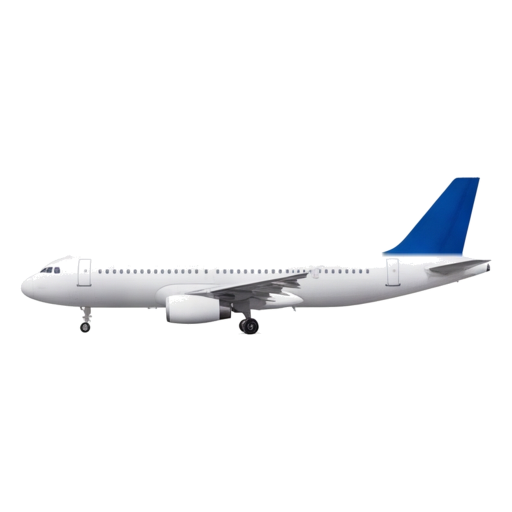
#> input picture apresentador/estimulos/imagens/aviao.png, 1024 x 1024 px (shown at 1/2 size)
$ python -i finalizar_fotos.py   (imports and definitions only)
#> lines starting #> are read from the running program, lines starting #| are printed output that depends on the picture; after the words box and inside, x2 and y2 are one past the last pixel; in counts of white or black regions, pixels touching at a corner belong together
#> further down, picture is the input picture: PIL image 1024x1024 RGB; mean R, G, B 246.2, 247, 248.4
#!/usr/bin/env python3
# -*- coding: utf-8 -*-
"""
Transforma as fotos escolhidas em estímulos comparáveis.

Foto crua não serve como estímulo: cada uma vem com enquadramento, tamanho de
objeto e fundo diferentes, e o paradigma exige que alvo e distrator tenham
saliência parecida — senão a criança olha para a mais chamativa em vez da
nomeada, e isso vira acurácia sem compreensão.

O tratamento é o mesmo aplicado às ilustrações: limpar o fundo para branco,
recortar no objeto e reescalar até que todas ocupem a mesma área de tinta.

Uso:
    python finalizar_fotos.py
    python finalizar_fotos.py --escolhas gato=3 bola=4 ...
"""
from __future__ import annotations
import argparse, json, os
import numpy as np
from PIL import Image, ImageDraw

AQUI = os.path.dirname(os.path.abspath(__file__))
CAND = os.path.join(AQUI, "estimulos", "candidatas")
SAIDA = os.path.join(AQUI, "estimulos", "imagens")

# Escolhas feitas por inspeção visual do painel de candidatas. A pontuação
# automática mede fundo liso, não o que está na foto — ela chegou a eleger uma
# molécula 3D como "bola" e moscas-do-cavalo como "pato". A conferência humana
# não é opcional.
ESCOLHAS = {
    "gato": 3, "bola": 4, "cachorro": 5, "sapato": 1,
    "banana": 3, "livro": 1, "pato": 5, "maca": 2,
}

# Pareamento refeito depois de medir as fotos. O anterior juntava banana (muito
# saturada) com livro (sépia, apagado) — diferença de 0,41 em saturação, e a
# figura mais chamativa puxa o olhar independentemente da palavra. Este
# pareamento mantém todos os pares abaixo de 0,15 e preserva os contrastes que
# o protocolo exige: categorias semânticas diferentes e consoantes iniciais
# distintas em ponto e modo de articulação (g/b, b/s, k/l, p/m).
PARES = [("gato", "banana"), ("bola", "sapato"),
         ("cachorro", "livro"), ("pato", "maca")]

TAM = 512
ALVO_TINTA = 0.20
BRANCO = (255, 255, 255)
TOL_FUNDO = 60          # tolerância do preenchimento a partir das bordas


# [24 lines left out: function limpa_fundo, not called in this run]


def mascara_tinta(img: Image.Image) -> np.ndarray:
    a = np.asarray(img.convert("RGB")).astype(np.int16)
    return ~np.all(a > 244, axis=2)
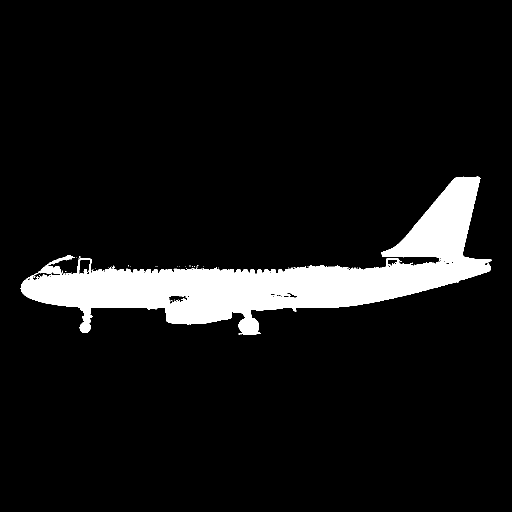
#> returned value: shape (1024, 1024) bool (shown at 1/2 size); 8.3% white; 43 white regions (42 under 20 px), largest, box (x1, y1, x2, y2) and area: (41, 353, 983, 670) 87053


# [9 lines left out: function metricas, not called in this run]


def normaliza(img: Image.Image) -> Image.Image:
    m = mascara_tinta(img)
    if not m.any():
        return Image.new("RGB", (TAM, TAM), BRANCO)
    ys, xs = np.where(m)
    caixa = (int(xs.min()), int(ys.min()), int(xs.max()) + 1, int(ys.max()) + 1)
#> caixa = (41, 353, 983, 670)
    obj = img.crop(caixa)
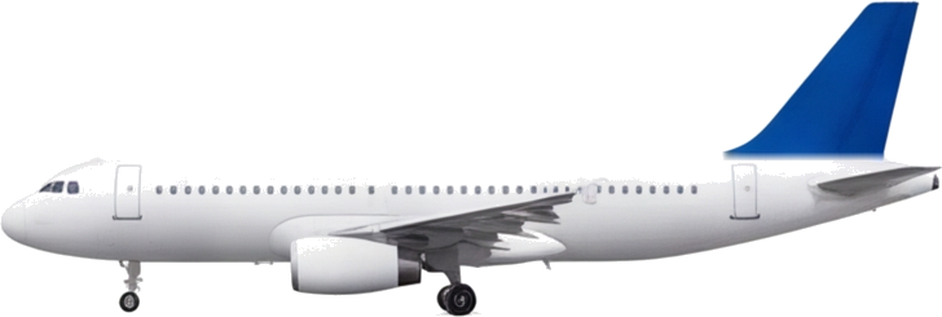
#> obj: PIL image 942x317 RGB; mean R, G, B 224, 226.9, 231.7

    # escala para atingir a área de tinta alvo, com teto de extensão para que
    # um objeto alongado não seja esticado até as bordas só para bater a área
    frac = mascara_tinta(obj).sum() / (TAM * TAM)
#> in mascara_tinta (call 2), `return ~np.all(a > 244, axis=2)`:
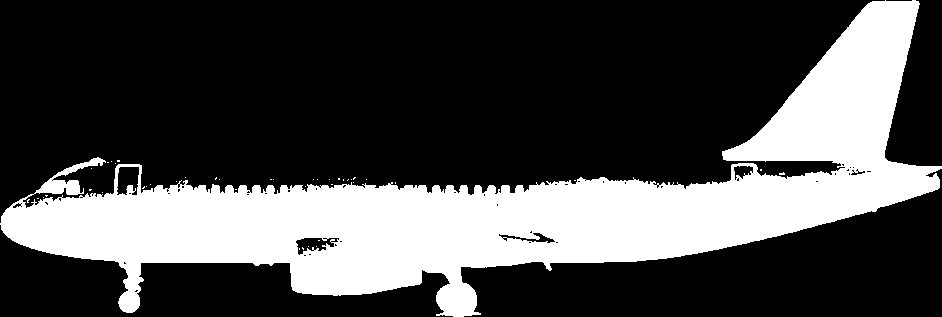
#> returned value: shape (317, 942) bool; 29.2% white; 43 white regions (42 under 20 px), largest, box (x1, y1, x2, y2) and area: (0, 0, 942, 317) 87053
#> frac = 0.332
    s = (ALVO_TINTA / frac) ** 0.5 if frac > 0 else 1.0
#> s = 0.776
    larg, alt = obj.size
#> larg = 942; alt = 317
    s = min(s, TAM * 0.92 / max(larg, alt))
#> s = 0.5
    obj = obj.resize((max(1, int(larg * s)), max(1, int(alt * s))), Image.LANCZOS)
#> obj: PIL image 471x158 RGB

    fundo = Image.new("RGB", (TAM, TAM), BRANCO)
#> fundo: PIL image 512x512 RGB; every value is 255
    fundo.paste(obj, ((TAM - obj.width) // 2, (TAM - obj.height) // 2))
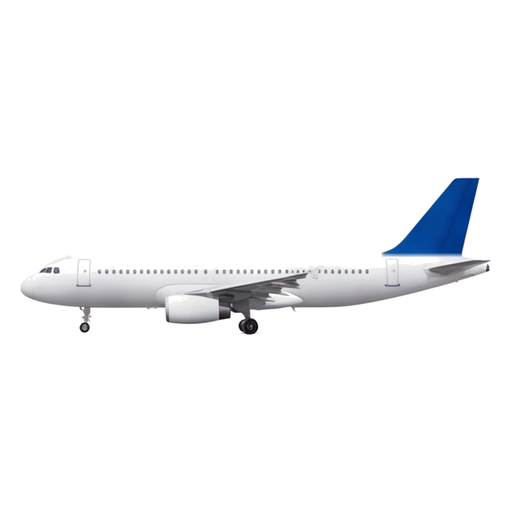
#> fundo: PIL image 512x512 RGB; mean R, G, B 246.2, 247, 248.4
    return fundo


# [63 lines left out: function main, not called in this run]


# [2 lines not run here, left out]

>>> from PIL import Image
>>> picture = Image.open('estimulos/imagens/aviao.png')
>>> result = normaliza(picture)
